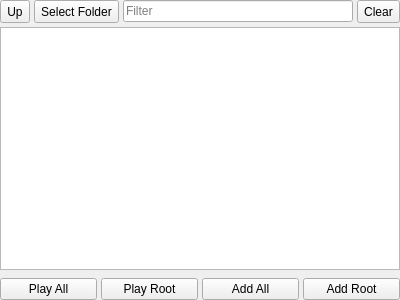
<?xml version="1.0" encoding="UTF-8"?>
<ui version="4.0">
 <class>FileSystemWidget</class>
 <widget class="QWidget" name="FileSystemWidget">
  <property name="geometry">
   <rect>
    <x>0</x>
    <y>0</y>
    <width>400</width>
    <height>300</height>
   </rect>
  </property>
  <property name="acceptDrops">
   <bool>true</bool>
  </property>
  <property name="windowTitle">
   <string>Form</string>
  </property>
  <layout class="QGridLayout" name="gridLayout">
   <property name="leftMargin">
    <number>0</number>
   </property>
   <property name="topMargin">
    <number>0</number>
   </property>
   <property name="rightMargin">
    <number>0</number>
   </property>
   <property name="bottomMargin">
    <number>0</number>
   </property>
   <property name="verticalSpacing">
    <number>4</number>
   </property>
   <item row="4" column="0">
    <widget class="FileSystemView" name="listView">
     <property name="font">
      <font>
       <pointsize>9</pointsize>
      </font>
     </property>
     <property name="acceptDrops">
      <bool>true</bool>
     </property>
     <property name="horizontalScrollBarPolicy">
      <enum>Qt::ScrollBarAlwaysOff</enum>
     </property>
     <property name="dragEnabled">
      <bool>true</bool>
     </property>
     <property name="selectionMode">
      <enum>QAbstractItemView::ExtendedSelection</enum>
     </property>
     <property name="selectionRectVisible">
      <bool>true</bool>
     </property>
    </widget>
   </item>
   <item row="0" column="0">
    <layout class="QHBoxLayout" name="horizontalLayout">
     <property name="spacing">
      <number>4</number>
     </property>
     <property name="bottomMargin">
      <number>0</number>
     </property>
     <item>
      <widget class="QToolButton" name="upButton">
       <property name="sizePolicy">
        <sizepolicy hsizetype="Fixed" vsizetype="Preferred">
         <horstretch>0</horstretch>
         <verstretch>0</verstretch>
        </sizepolicy>
       </property>
       <property name="minimumSize">
        <size>
         <width>0</width>
         <height>23</height>
        </size>
       </property>
       <property name="text">
        <string>Up</string>
       </property>
       <property name="icon">
        <iconset resource="../../icons.qrc">
         <normaloff>:/tango/images/icons/tango/go-up.png</normaloff>:/tango/images/icons/tango/go-up.png</iconset>
       </property>
       <property name="popupMode">
        <enum>QToolButton::DelayedPopup</enum>
       </property>
       <property name="toolButtonStyle">
        <enum>Qt::ToolButtonTextBesideIcon</enum>
       </property>
       <property name="autoRaise">
        <bool>false</bool>
       </property>
      </widget>
     </item>
     <item>
      <widget class="QToolButton" name="selectButton">
       <property name="sizePolicy">
        <sizepolicy hsizetype="Fixed" vsizetype="Preferred">
         <horstretch>0</horstretch>
         <verstretch>0</verstretch>
        </sizepolicy>
       </property>
       <property name="text">
        <string>Select Folder</string>
       </property>
       <property name="icon">
        <iconset resource="../../icons.qrc">
         <normaloff>:/tango/images/icons/tango/folder-saved-search.png</normaloff>:/tango/images/icons/tango/folder-saved-search.png</iconset>
       </property>
       <property name="toolButtonStyle">
        <enum>Qt::ToolButtonTextBesideIcon</enum>
       </property>
      </widget>
     </item>
     <item>
      <widget class="QLineEdit" name="filterEdit">
       <property name="placeholderText">
        <string>Filter</string>
       </property>
      </widget>
     </item>
     <item>
      <widget class="QToolButton" name="clearButton">
       <property name="sizePolicy">
        <sizepolicy hsizetype="Fixed" vsizetype="Preferred">
         <horstretch>0</horstretch>
         <verstretch>0</verstretch>
        </sizepolicy>
       </property>
       <property name="toolTip">
        <string>Clear Filter</string>
       </property>
       <property name="text">
        <string>Clear</string>
       </property>
      </widget>
     </item>
    </layout>
   </item>
   <item row="6" column="0">
    <widget class="QWidget" name="buttonPanel" native="true">
     <layout class="QHBoxLayout" name="horizontalLayout_4">
      <property name="spacing">
       <number>4</number>
      </property>
      <property name="leftMargin">
       <number>0</number>
      </property>
      <property name="topMargin">
       <number>0</number>
      </property>
      <property name="rightMargin">
       <number>0</number>
      </property>
      <property name="bottomMargin">
       <number>0</number>
      </property>
      <item>
       <widget class="QPushButton" name="playAllButton">
        <property name="toolTip">
         <string>Play All of Current Folder</string>
        </property>
        <property name="text">
         <string>Play All</string>
        </property>
       </widget>
      </item>
      <item>
       <widget class="QPushButton" name="playRootButton">
        <property name="toolTip">
         <string>Play Root of Current Folder</string>
        </property>
        <property name="text">
         <string>Play Root</string>
        </property>
       </widget>
      </item>
      <item>
       <widget class="QPushButton" name="addAllButton">
        <property name="toolTip">
         <string>Add All of Current Folder</string>
        </property>
        <property name="text">
         <string>Add All</string>
        </property>
       </widget>
      </item>
      <item>
       <widget class="QPushButton" name="addRootButton">
        <property name="toolTip">
         <string>Add Root of Current Folder</string>
        </property>
        <property name="text">
         <string>Add Root</string>
        </property>
       </widget>
      </item>
     </layout>
    </widget>
   </item>
   <item row="5" column="0">
    <widget class="QWidget" name="progressPanel" native="true">
     <layout class="QHBoxLayout" name="horizontalLayout_3">
      <property name="leftMargin">
       <number>0</number>
      </property>
      <property name="topMargin">
       <number>0</number>
      </property>
      <property name="rightMargin">
       <number>0</number>
      </property>
      <property name="bottomMargin">
       <number>0</number>
      </property>
     </layout>
    </widget>
   </item>
  </layout>
 </widget>
 <customwidgets>
  <customwidget>
   <class>FileSystemView</class>
   <extends>QListView</extends>
   <header>widgets/fs/filesystemview.h</header>
  </customwidget>
 </customwidgets>
 <tabstops>
  <tabstop>upButton</tabstop>
  <tabstop>selectButton</tabstop>
  <tabstop>filterEdit</tabstop>
  <tabstop>listView</tabstop>
  <tabstop>clearButton</tabstop>
  <tabstop>playAllButton</tabstop>
  <tabstop>playRootButton</tabstop>
 </tabstops>
 <resources>
  <include location="../../icons.qrc"/>
 </resources>
 <connections/>
</ui>
